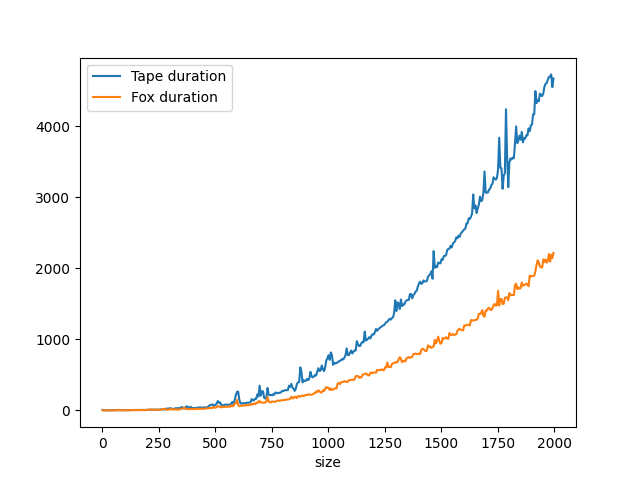

Generate this figure with Python:
import matplotlib.pyplot as plt
import pandas as pd

df = pd.DataFrame(pd.read_json("../data.json"))

ax = plt.gca()
df.plot(x='size', y='tapeDuration', kind='line', ax=ax)
df.plot(x='size', y='foxDuration', kind='line', ax=ax)
plt.legend(["Tape duration", "Fox duration"])
plt.show()
